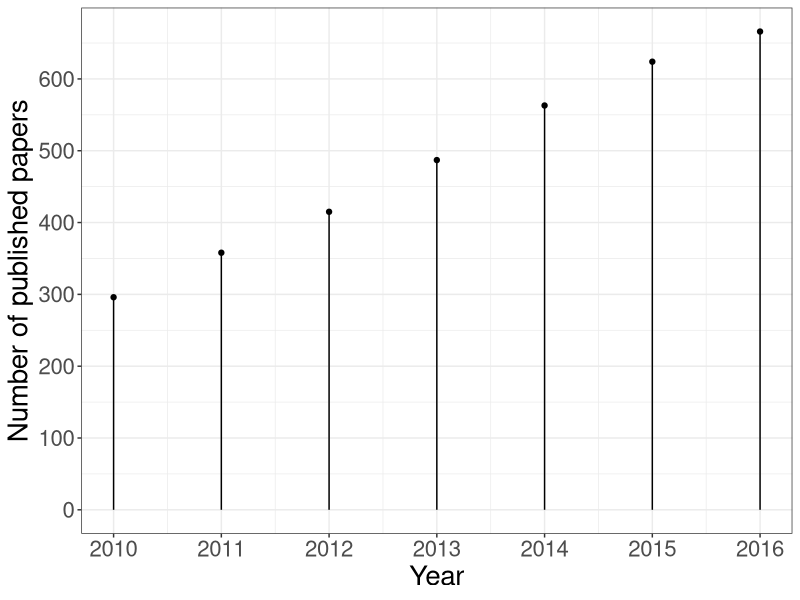
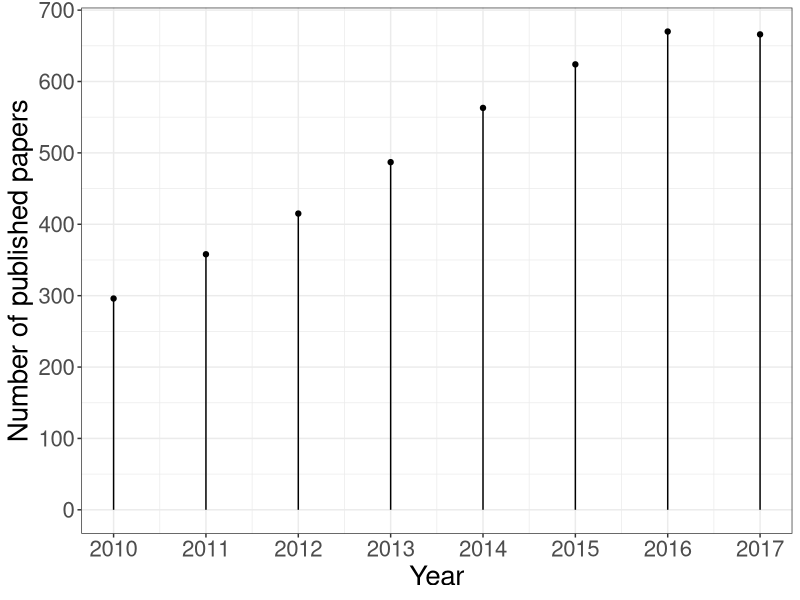
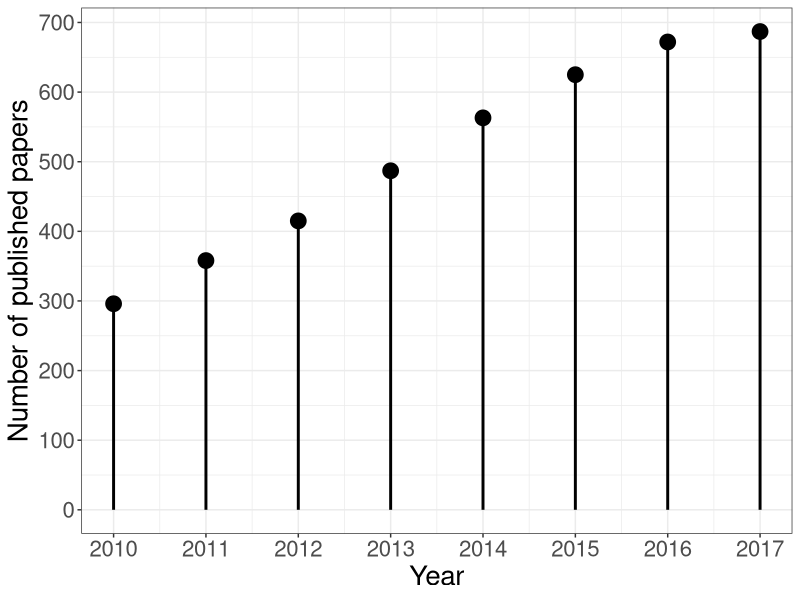
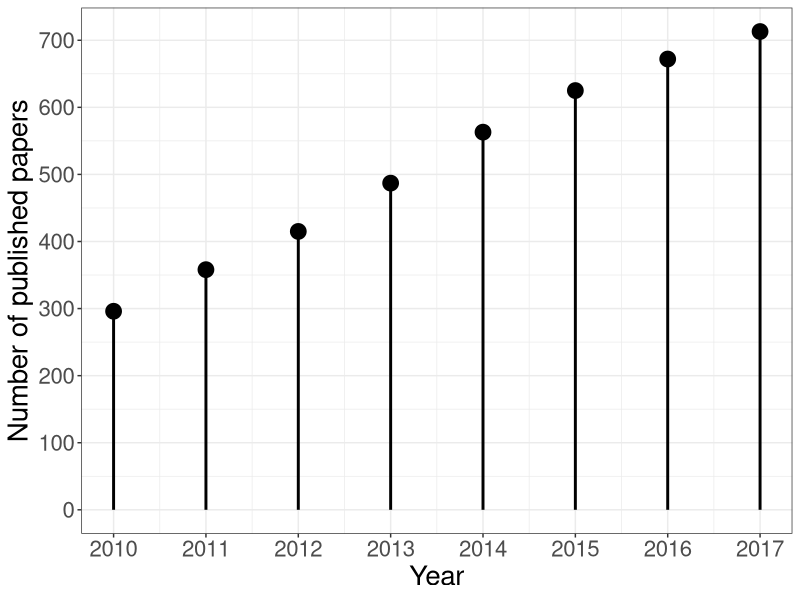
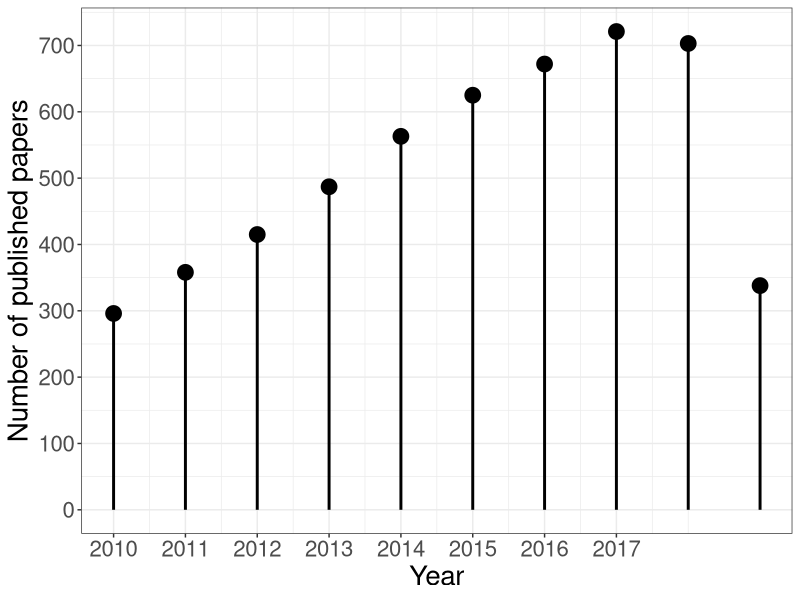

The R script that drew these images, in order:
library(ggplot2)
# Pubmed was searched on 18-Oct-2018
#English[Language] AND (non-inferiority[Title/Abstract] OR noninferior[Title/Abstract] OR non-inferior[Title/Abstract] OR noninferiority[Title/Abstract]) AND ("2017/06/01"[PDAT] : "2018/05/31"[PDAT]) AND Clinical Trial[ptyp] + filter clinical trials

 pub.n <- data.frame(year=c(2010, 2011, 2012, 2013, 2014, 2015, 2016), 
                    n=c(296, 358, 415, 487, 563, 624, 666))

g <- ggplot2::ggplot(pub.n, aes(x = year, y = n)) + 
  #ggplot2::geom_line(linetype = "dashed") +
  #ggplot2::geom_bar(stat='identity') +
  geom_segment(aes(x = year, y = 0, xend = year, yend = n)) +
  geom_point() +
  ggplot2::xlab("Year") +
  ggplot2::ylab("Number of published papers") +
  #ggplot2::ggtitle("Number of published non-inferiroty papers by year (Pubmed)") +
  ggplot2::theme_bw() +
  ggplot2::scale_x_continuous(breaks = 2010:2016) +
  ggplot2::scale_y_continuous(breaks=seq(0,700,100))+
  ggplot2::theme(text = element_text(size = 20)
                 #strip.text = element_text(size = rel(0.7))
                 )

pdf("pubmed_review_ni.pdf")
g
dev.off()

#Based on the referee comments, the search was done again to include years 2017 and 2018
library(ggplot2)
# Pubmed was searched on 24-Jan-2019
#English[Language] AND (non-inferiority[Title/Abstract] OR noninferior[Title/Abstract] OR non-inferior[Title/Abstract] OR noninferiority[Title/Abstract]) AND ("2017/06/01"[PDAT] : "2018/05/31"[PDAT]) AND Clinical Trial[ptyp] + filter clinical trials

pub.n <- data.frame(year=c(2010, 2011, 2012, 2013, 2014, 2015, 2016, 2017), 
                    n=c(296, 358, 415, 487, 563, 624, 670, 666))

g <- ggplot2::ggplot(pub.n, aes(x = year, y = n)) + 
  #ggplot2::geom_line(linetype = "dashed") +
  #ggplot2::geom_bar(stat='identity') +
  geom_segment(aes(x = year, y = 0, xend = year, yend = n)) +
  geom_point() +
  ggplot2::xlab("Year") +
  ggplot2::ylab("Number of published papers") +
  #ggplot2::ggtitle("Number of published non-inferiroty papers by year (Pubmed)") +
  ggplot2::theme_bw() +
  ggplot2::scale_x_continuous(breaks = 2010:2017) +
  ggplot2::scale_y_continuous(breaks=seq(0,700,100))+
  ggplot2::theme(text = element_text(size = 20)
                 #strip.text = element_text(size = rel(0.7))
  )

pdf("pubmed_review_ni1.pdf")
g
dev.off()


#Poster Prep
library(ggplot2)
# Pubmed was searched on 28-Apr-2019
#English[Language] AND (non-inferiority[Title/Abstract] OR noninferior[Title/Abstract] OR non-inferior[Title/Abstract] OR noninferiority[Title/Abstract]) AND ("2017/06/01"[PDAT] : "2018/05/31"[PDAT]) AND Clinical Trial[ptyp] + filter clinical trials

pub.n <- data.frame(year=c(2010, 2011, 2012, 2013, 2014, 2015, 2016, 2017), 
                    n=c(296, 358, 415, 487, 563, 625, 672, 687))

g <- ggplot2::ggplot(pub.n, aes(x = year, y = n)) + 
  #ggplot2::geom_line(linetype = "dashed") +
  #ggplot2::geom_bar(stat='identity') +
  geom_segment(aes(x = year, y = 0, xend = year, yend = n), size=1) +
  geom_point(size=5) +
  ggplot2::xlab("Year") +
  ggplot2::ylab("Number of published papers") +
  #ggplot2::ggtitle("Number of published non-inferiroty papers by year (Pubmed)") +
  ggplot2::theme_bw() +
  ggplot2::scale_x_continuous(breaks = 2010:2017) +
  ggplot2::scale_y_continuous(breaks=seq(0,700,100))+
  ggplot2::theme(text = element_text(size = 20)
                 #strip.text = element_text(size = rel(0.7))
  )

pdf("pubmed_review_ni_apr2019.pdf")
g
dev.off()



#APHA Beamer Prep
library(ggplot2)
# Pubmed was searched on 11-Oct-2019 to update 2017
#English[Language] AND (non-inferiority[Title/Abstract] OR noninferior[Title/Abstract] OR non-inferior[Title/Abstract] OR noninferiority[Title/Abstract]) AND ("2017/06/01"[PDAT] : "2018/05/31"[PDAT]) AND Clinical Trial[ptyp] + filter clinical trials

pub.n <- data.frame(year=c(2010, 2011, 2012, 2013, 2014, 2015, 2016, 2017), 
                    n=c(296, 358, 415, 487, 563, 625, 672, 713))

g <- ggplot2::ggplot(pub.n, aes(x = year, y = n)) + 
  #ggplot2::geom_line(linetype = "dashed") +
  #ggplot2::geom_bar(stat='identity') +
  geom_segment(aes(x = year, y = 0, xend = year, yend = n), size=1) +
  geom_point(size=5) +
  ggplot2::xlab("Year") +
  ggplot2::ylab("Number of published papers") +
  #ggplot2::ggtitle("Number of published non-inferiroty papers by year (Pubmed)") +
  ggplot2::theme_bw() +
  ggplot2::scale_x_continuous(breaks = 2010:2017) +
  ggplot2::scale_y_continuous(breaks=seq(0,700,100))+
  ggplot2::theme(text = element_text(size = 20)
                 #strip.text = element_text(size = rel(0.7))
  )

pdf("pubmed_review_ni_oct2019.pdf")
g
dev.off()


#SBR review update
library(ggplot2)
# Pubmed was searched on 25-Feb-2020 to update 2019
#English[Language] AND (non-inferiority[Title/Abstract] OR noninferior[Title/Abstract] OR non-inferior[Title/Abstract] OR noninferiority[Title/Abstract]) AND ("2017/06/01"[PDAT] : "2018/05/31"[PDAT]) AND Clinical Trial[ptyp] + filter clinical trials

pub.n <- data.frame(year=c(2010, 2011, 2012, 2013, 2014, 2015, 2016, 2017, 2018, 2019), 
                    n=c(296, 358, 415, 487, 563, 625, 672, 721, 703, 338))

g <- ggplot2::ggplot(pub.n, aes(x = year, y = n)) + 
  #ggplot2::geom_line(linetype = "dashed") +
  #ggplot2::geom_bar(stat='identity') +
  geom_segment(aes(x = year, y = 0, xend = year, yend = n), size=1) +
  geom_point(size=5) +
  ggplot2::xlab("Year") +
  ggplot2::ylab("Number of published papers") +
  #ggplot2::ggtitle("Number of published non-inferiroty papers by year (Pubmed)") +
  ggplot2::theme_bw() +
  ggplot2::scale_x_continuous(breaks = 2010:2017) +
  ggplot2::scale_y_continuous(breaks=seq(0,700,100))+
  ggplot2::theme(text = element_text(size = 20)
                 #strip.text = element_text(size = rel(0.7))
  )

pdf("pubmed_review_ni_oct2019.pdf")
g
dev.off()
